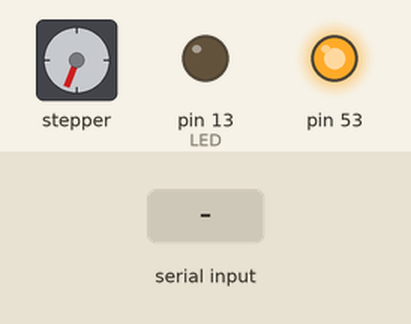
This sketch was run on a simulated Arduino Mega 2560, built with avr-gcc and run on an emulated ATmega2560. Parts: stepper motor, output pins drawn as LEDs (lit = HIGH). Wiring (inferred from the names in the program): stepper motor driver (200 steps per turn assumed): step pin 5; direction pin 4; enable pin 6. The inputs (shaded band) are chosen by the test bench. Pins used as bus, display or sensor lines are not drawn.

Above: at 1.25 s.
1.3 s: "90,45,200\n" received over the second serial link
At 1.47 s:
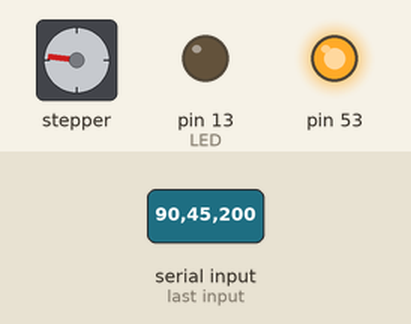
4.3 s: "30,150,10\n" received over the second serial link
At 4.47 s:
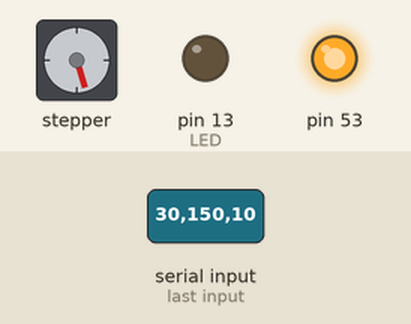
7.3 s: "90,45\n" received over the second serial link
At 7.47 s:
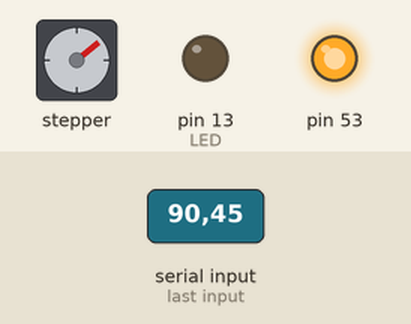
Timing chart, 0 to 16.3 s (numbered marks = the images above; inputs shaded):
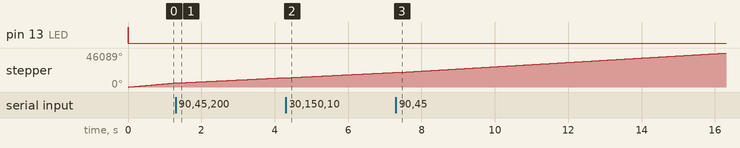

The sketch:

SlaveMS.ino
```cpp
#include "macros_var.h"
#define TIMEOUT 100
void setup() {
  Initialize();
  resetParam();
}

void loop() {

  Serial_receive();
  //printData();
  action(ID_action, param1, param2);
  if (ID_action == 2) control_loop_vel();
  else control_loop_pos();


}


/*********************************************************/
/********           ACCIONES Y REQUEST      **************/
/*********************************************************/

void action(int ID_action, float param1, int param2) {
  switch (ID_action) {

    case 0: theta1_ref = REF_HOME; break;
    case 1: break;
    case 2: Vref = param1; break;
    case 3: theta1_ref = param1; break;
    case 4: break;

    case 10: break;
    case 11: break;
    case 12: break;
    case 14: break;

    case 20: break;

    case 30: {
        theta1 = HOME;
        theta1_ref = HOME;
        break;
      }
    default: break;

  }
}

void requestEvent() {
  Serial.println("REQUEST EVENT");
  if (Type == 'R') {
    if (ID_action == 20) {
      aux_theta1 = String(theta1);
      for (int i = 0; aux_theta1.length() > i; i++)Wire.write(aux_theta1[i]);
      delay(1);
      done = '1';
    }
  }

  else if (Type == 'S') {
    switch (ID_action) {
      case 0: {
          //Caso HOME
          if (abs(theta1 - theta1_ref) <= DeadZone) done = '1';
          else done = '0';
          break;
        }
      case 2:
        { if (error_vel < 5)done = '1';
          else done = '0';
          break;
        }
      case 3: {
          if (abs(theta1 - theta1_ref) <= DeadZone) done = '1';
          else done = '0';
          break;
        }
      case 30: {
          done = '1'; break;
        }
      default: break;
    }
    Wire.write((char)done);
  }
  else Wire.write("ERROR");
}

/*********************************************************/
/********            BUCLES DE CONTROL      **************/
/*********************************************************/


void control_loop_pos() {
  t = millis();
  theta1 = leerEncoder();
  error_pos = difAngle(theta1_ref, theta1);

  PID_pos = Kp_pos * error_pos ;//+ Ki_pos * (error_pos - pastError_pos);
  dly = fabs(1 / (PID_pos)) * (150 / 32);
  pastError_pos = error_pos;

    if (dly != 0) {
      sendStep(dly, (PID_pos > 0) ? 1 : 0);
    }


}

void control_loop_vel() {

  t = millis();
  theta1 = leerEncoder();

  diff = (difAngle(theta1, angle0)) * TO_RAD;
  angle0 = theta1;

  inc_t = (millis() - t0) / 1000;

  V1 = diff / inc_t;

  t0 = millis();
  V1 = V0 + Kf_vel * (V1 - V0);
  V0 = V1;

  error_vel = Vref - V1;

  PID_vel = Vref + (Kp_vel * (1 + error_vel / 10)) * error_vel + Ki_vel * (error_vel - pastError_vel);
  pastError_vel = error_vel;

  //calcula la velocidad
  dly = fabs(1.0 / (PID_vel)) * (4.90873);

  while (millis() - t < 20) {
    if (dly != 0) {
      sendStep(dly, (PID_vel > 0) ? 1 : 0);
    }
  }
}

/*********************************************************/
/********            IMPRIMIR DATOS         **************/
/*********************************************************/

void printData() {
  Serial.print("ID= ");
  Serial.print(ID_action);
  Serial.print(" param1= ");
  Serial.print(param1);
  Serial.print(" theta1= ");
  Serial.print(theta1);
  Serial.print(" theta1_ref = ");
  Serial.print(theta1_ref);
  Serial.print(" done= ");
  Serial.print(done);
  Serial.print(" V1= ");
  Serial.print(V1);
  Serial.println();
}


/*********************************************************/
/********           GESTION DEL I2C         **************/
/*********************************************************/

void Serial_receive() {
  if (Serial1.available() > 1) {
    MSG = "";
    Serial1.flush();
  }
  while (Serial1.available() > 1) {
    MSG += Serial1.readString();
  }
  //Serial.println(MSG);
  process_MSG(MSG);
}


/*********************************************************/
/********           GESTION DEL MENSAJE     **************/
/*********************************************************/

void process_MSG(String mensaje) {

  String ID, p1, p2;
  ID = "";
  p1 = "";
  p2 = "";
  resetParam();

  //captura el modo
  Type = mensaje[0];
  mensaje.remove(0, 1);
  int i = 0;

  //captura el ID
  while (mensaje[i] != ' ' && mensaje.length() >= i) {
    ID += mensaje[i];
    i++;
  }

  mensaje.remove(0, i + 1);
  ID_action = ID.toInt();


  if (ID_action == 5); //ir a home

  //si hay que capturar parámetros

  else {
    //captura el 1er parametro
    i = 0;
    while (mensaje[i] != ' ' && mensaje.length() >= i) {
      p1 += mensaje[i];
      i++;
    }
    mensaje.remove(0, i + 1);


    if (ID_action == 4) {
      param1 = p1.toInt();

      //captura el parametro 2
      //captura el 1er parametro
      i = 0;
      while (mensaje[i] != ' ' && mensaje.length() >= i) {
        p2 += mensaje[i];
        i++;
      }
      mensaje.remove(0, i);

      param2 = p2.toInt();
    }
    else {
      param1 = p1.toFloat();
    }

  }

}


/*********************************************************/
/********                STEPPER            **************/
/*********************************************************/

void sendStep(int delay_step, short int dir) {
  digitalWrite(DIR_PIN, ((dir >= 1) ? HIGH : LOW));
  digitalWrite(STEP_PIN, HIGH);
  delay(delay_step);
  digitalWrite(STEP_PIN, LOW);
  delay(delay_step);
}

/*********************************************************/
/********               ENCODER             **************/
/*********************************************************/

float leerEncoder()  {
  long angulo;

  // COMUNICACIÓN SPI
  digitalWrite(CSN_PIN, LOW);
  byte msb = SPI.transfer(0xFF);
  byte lsb = SPI.transfer(0xFF);
  digitalWrite(CSN_PIN, HIGH);

  angulo = (((msb << 8) | lsb) & 0X3FFF); // msb | lsb (usando 14 bit)

  return ((float) angulo) * RESOLUTION; // 0.02197265625.... 360/(1<<14) Resolución del encoder 14 bit
}

// Diferencia entre ángulos (-180<phi<=180)

float difAngle(float a, float b) {
  float angulo = a - b;
  float aux = angulo;
  //if (fabs(angulo) < (DeadZone * 0.5)) return 0;
  if (angulo <= -180.0)
    aux = 360.0 + angulo;
  else if (angulo > 180.0)
    aux = -360.0 + angulo;
  if (aux < 0.5)aux = 0;
  return aux;
}

/*********************************************************/
/********           INICIALIZACION          **************/
/*********************************************************/


void resetParam() {
  Type = '0';
  ID_action = 0;
  param1 = 0;
  param2 = 0;

}


void Initialize() {
  pinMode(LED_BUILTIN, OUTPUT); // LED
  pinMode(CSN_PIN, OUTPUT);     // Chip Select SPI
  pinMode(STEP_PIN, OUTPUT);    // Step Driver
  pinMode(DIR_PIN, OUTPUT);     // Dir Driver
  pinMode(EN_PIN, OUTPUT);      // Enable Driver

  digitalWrite(LED_BUILTIN, HIGH); // Encender LED, inicialización

  // I2C

  // Serial
  Serial.begin(115200);         // Comunicación Serial a 115200 Baudios
  Serial.setTimeout(TIMEOUT);
  Serial1.begin(115200);         // Comunicación Serial a 115200 Baudios
  Serial1.setTimeout(TIMEOUT); // Timeout de 5ms

  // SPI
  SPISettings settings(10000000, MSBFIRST, SPI_MODE1);  // Parámetros de la comunicación (Datasheet AS5047D)
  SPI.begin();                                          // Iniciar la comunicación
  delay(10);                                          // TODO (Probar si es necesario)
  SPI.beginTransaction(settings);                       // Empezar comunicación SPI

  digitalWrite(LED_BUILTIN, LOW); // Apagar LED

  digitalWrite(EN_PIN, LOW);  // Encender Driver

}
```

macros_var.h
```cpp
#ifndef MACROS_VAR
#define MACROS_VAR

#include <SPI.h>
#include <Wire.h>

#define CSN_PIN 11 //Pin slave-select del AS5047D
#define STEP_PIN 5 //Pin Step del DRV8825
#define DIR_PIN 4 //Pin Dir del DRV8825
#define EN_PIN 6 //Pin enable del DRV8825

#define RESOLUTION 0.0219726 // 0.02197265625.... 360/(1<<14) Resolución del encoder 14 bit
#define DLY_FROM_RPM

#define ZM 0.4   // Zona muerta (Histéresis)
#define INIT 0 // Posición inicial
#define SLEEP 10   // Espera entre movimientos
#define STEP 100     // Ancho del pulso para el stepper

#define SPEED_THETA 20
#define REF_HOME 120
#define HOME 0.5
#define TO_RAD 0.01745329   //2*PI/360

/* DECLARACION DE VARIABLES GLOBALES*/

// Variables del mensaje

String MSG;
char Type;
int ID_action;
float param1;
int param2;

// variable de estado
char done = '1';
float theta1;  //theta1 o theta 2
float theta1_ref;  //theta1_ref, theta2_ref;
float Vref = SPEED_THETA;


// parametros
float K[3];
float  Amax, A2max;
float DeadZone = 1;


//PID THINGS

//pos

float Kp_pos=5;
float Ki_pos=0.01;
float error_pos=0;
float pastError_pos=0;
float PID_pos=0;

//vel

float Kp_vel=5;
float Ki_vel=0.0;
float Kf_vel=0.2;
float error_vel=0;
float pastError_vel=0;
float PID_vel=0;

float dly;
float t0 = 0;
float inc_t, t;
float V0 = 0;
float V1 = 0;
float angle0 = 0;
float angle1 = 0;


float diff;


String aux_theta1 = "";

// Tipo de dato para almacenar un float y poder acceder a sus bytes de forma cómoda
union Float {
  float raw;
  byte buffer[sizeof(float)];
};


#endif
```
